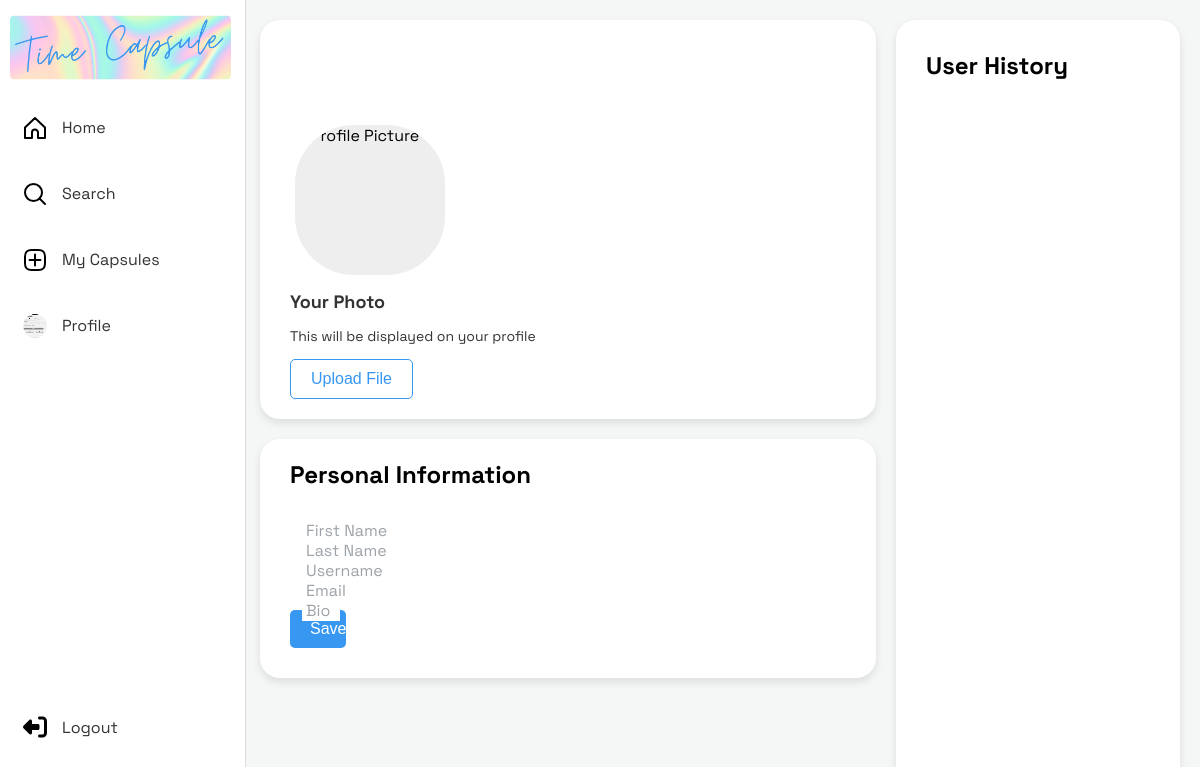
Before: /edit_profile/ (signed in) with the older database file.
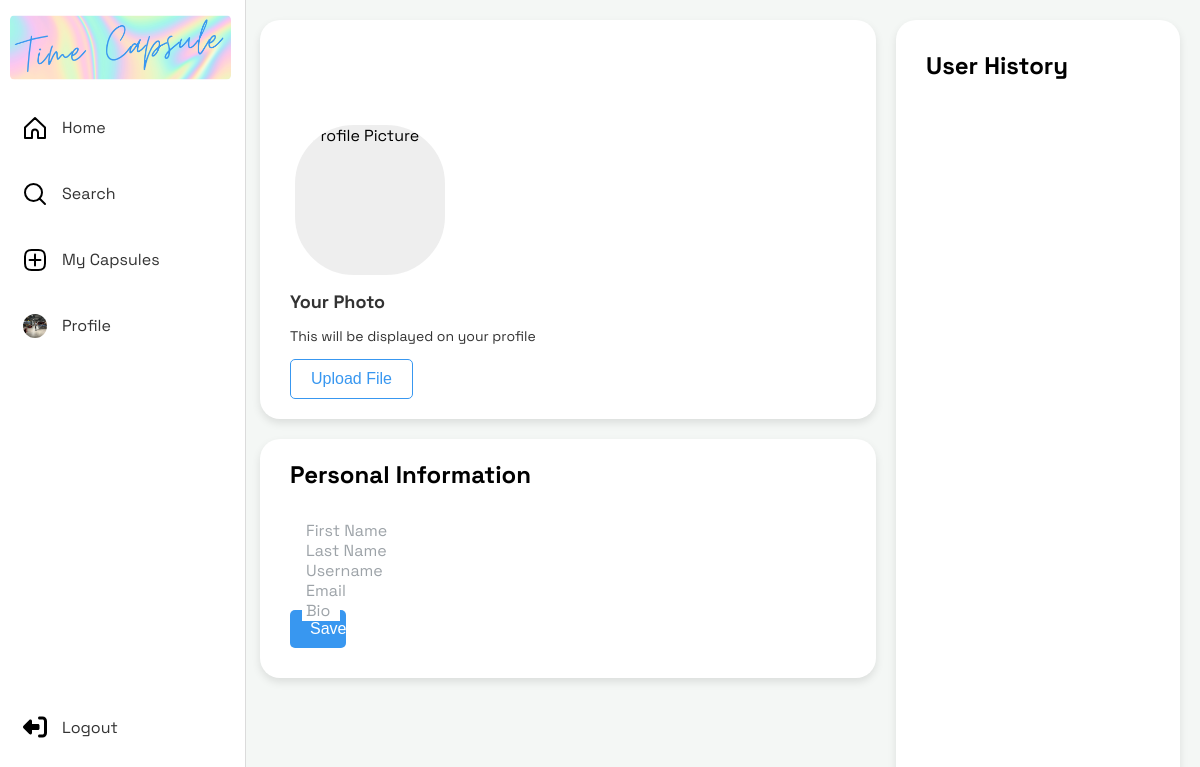
After: the same page with the newer database file.
### AuthenticationSystem/models.py (models this page shows, shortened)
class UserProfile(AbstractUser):
    bio = models.TextField(null=True, blank=True)
    profilepic = models.ImageField(upload_to=user_profile_pic_path, blank=True, null=True)

### AuthenticationSystem/views.py (the view, shortened to what this page needs)
# urls.py: path('edit_profile/', views.update_profile_picture, name='update_profile_picture'),
@login_required
def update_profile_picture(request):
    return render(request, 'profile.html')

### templates/profile.html (shortened to what this page needs)
{% extends 'components/navBar.html' %}
{% load static %}
{% block content %}
    <form method="post" enctype="multipart/form-data">
    <div class="profile-container">
        <div style="flex: 0.7;display: flex;flex-direction: column;gap: 20px">
        <div class="profile-card">
          <div class="profile-background">
          </div>
          <div class="profile-content">
            <div class="profile-picture">
              {% if cur_user.profilepic %}
                  <img src="{{ cur_user.profilepic.url }}" alt="Profile Picture">
{% else %}
   <img src="https://encrypted-tbn0.gstatic.com/images?q=tbn:ANd9GcQIhsJ2D692LXEDT04mefdqZtznqnIg31FnmX5-aETP1O-rA40rRhSYbMrmMTfTVHHwoCk&usqp=CAU" alt="Profile Picture">
{% endif %}
            </div>
            <div class="profile-info">
                <h3>Your Photo</h3>
                <p>This will be displayed on your profile</p>
            </div>
              <div class="button-container">
                <label for="fileInput" id="fileInputLabel" style="cursor: pointer;">Upload File</label>
              </div>
          </div>
        </div>
            <div class="user-info-container">
                <h2>Personal Information</h2>
                <div class="form-field-container" id="firstnameBlock">
                                <label for="id_username" class="form-label profile" id="firstLabel">First Name </label>
                </div>
                <div class="form-field-container" id="lastnameBlock">
                                <label for="id_username" class="form-label profile" id="lastnameLabel">Last Name </label>
                </div>
                <div class="form-field-container" id="usernameBlock">
                    <label for="id_username" class="form-label profile" id="usernameLabel">Username </label>
                </div>
                 <div class="form-field-container" id="emailBlock">
                    <label for="id_username" class="form-label profile" id="emailLabel">Email </label>
                </div>
                <div class="form-field-container" id="bioBlock">
                    <label for="id_username" class="form-label profile" id="bioLabel">Bio </label>
                </div>
                 <button class="primary-button" type="submit" name="profile_submit" style="width: 10%">Save</button>
            </div>
        </div>
        <div class="user-history-container">
            <h2 style="margin-left: 20px">User History</h2>
        </div>
    </div>
</form>
{% endblock %}

### templates/components/navBar.html (shortened to what this page needs)
{% load static %}
<!DOCTYPE html>
<html lang="en">
<head>
    <link rel="stylesheet" href="../../static/css/navBar/navBar.css">
    <link rel="stylesheet" href="../../static/css/button/button.css">
    <link rel="stylesheet" href="../../static/css/messages/messages.css">
    <link rel="stylesheet" href="../../static/css/base.css">
    <link rel="stylesheet" href="../../static/css/my_capsules.css">
    <link rel="stylesheet" href="../../static/css/carousel/carousel.css">
    <link rel="stylesheet" href="../../static/css/card/capsule_card.css">
    <link rel="stylesheet" href="../../static/css/home.css">
    <link rel="stylesheet" href="../../static/css/modal/modal.css">
    <link rel="stylesheet" href="../../static/css/search.css">
    <link rel="stylesheet" href="../../static/css/profile.css">
</head>
<body>
<div class="container">
   <div class="sidebar">
  <div class="logo-wrapper">
    <img src="{% static 'LOGO.png' %}">
  </div>
  <ul class="sidebar-menu">
    <li>
      <a href="{% url 'TimeCapsuleManagement:home' %}" {% if request.path == '/' %}class="nav-link active" {% else %} class="nav-link" {% endif %}>
        <span class="icon">
        </span>
        Home
      </a>
    </li>
    <li>
       <a href="{% url 'SearchCapsule:capsule_search' %}" {% if request.path == '/search/' %}class="nav-link active" {% else %} class="nav-link" {% endif %}>
        <span class="icon">
        </span>
        Search
      </a>
    </li>
    <li>
      <a href="{% url 'TimeCapsuleManagement:my_capsules' %}" {% if request.path == '/my-capsules/' %}class="nav-link active" {% else %} class="nav-link" {% endif %}>
        <span class="icon">
        </span>
        My Capsules
      </a>
    </li>
    <li>
      <a href="{% url 'AuthenticationSystem:profile' %}" {% if request.path == '/profile/' %}class="nav-link active" {% else %} class="nav-link" {% endif %}>
        {% if request.user.profilepic %}
                  <img class="icon rounded-circle" src="{{ request.user.profilepic.url }}" alt="Profile Picture">
        {% else %}
           <img class="icon rounded-circle" src="https://encrypted-tbn0.gstatic.com/images?q=tbn:ANd9GcQIhsJ2D692LXEDT04mefdqZtznqnIg31FnmX5-aETP1O-rA40rRhSYbMrmMTfTVHHwoCk&usqp=CAU" alt="Profile Picture">
        {% endif %}
        Profile
      </a>
    </li>
  </ul>
  <ul class="sidebar-menu bottom">
    <li>
        {% if user.is_authenticated %}
          <a href="{% url 'AuthenticationSystem:user_logout' %}" class="nav-link" id="logout-link">
            <span class="icon">
            </span>
            Logout
          </a>
        {% endif %}
    </li>
  </ul>
</div>
        <div class="content">
        {% block content %}
        {% endblock %}
        </div>
</div>
</body>
</html>

### static/css/navBar/navBar.css (style rules this page uses)
.container { display: flex; }
.content { width: 100%; margin-left: 240px; }
.sidebar { width: 245px; background-color: var(--text-white-color); padding-top: 15px; position: fixed; height: 100vh; top: 0; left: 0; z-index: 999; border-right: 1px solid rgb(219, 219, 219); display: flex; flex-direction: column; justify-content: center; }
.logo-wrapper { display: flex; width: 90%; margin-bottom: 20px; justify-content: center; padding-left: 10px; padding-right: 10px; }
.logo-wrapper img { width: 100%; border-radius: 5px; }
.sidebar-menu { font-size: 1rem; list-style-type: none; padding: 0 12px 20px 8px; margin: 0; display: flex; flex-direction: column; gap: 10px; flex-grow: 3; }
.sidebar-menu.bottom { flex-grow: 0; margin-bottom: 40px; }
.sidebar-menu li a.nav-link { border-radius: 10px; padding: 16px 15px; color: var(--text-black-color); text-decoration: none; display: flex; align-items: center; }
.sidebar-menu li a.nav-link .icon { margin-right: 15px; width: 24px; height: 24px; transition: all 0.2s ease-in-out; }
.rounded-circle { border-radius: 100%; }

### static/css/button/button.css (style rules this page uses)
.primary-button { background-color: var(--primary-color); color: var(--text-white-color); border: none; border-radius: 5px; padding: 10px 20px; cursor: pointer; text-align: center; text-decoration: none; font-size: 16px; transition: background-color 0.3s ease; }

### static/css/base.css (style rules this page uses)
:root { --primary-color: #3897f0; --background-color: #F4F7F5; --file-background-color: #f0f0f0; --dropzone-background-color: #cadbfb; --form-label-blue-color: #1976d2; --form-label-grey-color: #cccccc; --line-grey-color: #d1d1d1; --text-black-color: #333333; --text-white-color: #ffffff; --text-red-color: #DC143C; --text-blue-color: #2c71f0; --text-grey-color: #9da3a8; --hover-color: #f5f5f5; --error-message-background: #f44336; --success-message-background: #4caf50; }
body { font-family: "Space Grotesk", sans-serif; background-color: #F4F7F5; margin: 0; }

### static/css/my_capsules.css (style rules this page uses)
.form-field-container { position: relative; margin-bottom: 20px; }
.form-label { position: absolute; left: 12px; top: 10px; transition: all 0.3s ease; background-color: var(--text-white-color); padding: 0 50px 0 4px; color: var(--text-grey-color); }
.profile { padding: 0 10px 0 4px; }

### static/css/profile.css (style rules this page uses)
.profile-container { padding: 20px; display: flex; gap: 20px; }
.user-info-container { display: flex; flex-direction: column; border-radius: 20px; padding-left: 30px; padding-right: 30px; padding-bottom: 30px; background-color: var(--text-white-color); box-shadow: 0 4px 8px rgba(0, 0, 0, 0.1); }
.profile-card { width: 100%; background: #ffffff; border-radius: 20px; box-shadow: 0 4px 8px rgba(0, 0, 0, 0.1); padding-bottom: 20px; }
.profile-background { top: 0; left: 0; width: 100%; height: 150px; background-size: cover; background-image: url("https://img.freepik.com/free-photo/colorful-geometric-pattern-background-handmade-prints_53876-103513.jpg?t=st=1711169710~exp=1711173310~hmac=357a4543c8c3d1985596e1fd99055be31f9c186ca0dd45df93b339c7f85613b8&w=1060"); border-top-left-radius: 10px; border-top-right-radius: 10px; z-index: 0; }
.profile-content { position: relative; z-index: 1; }
.profile-picture { width: 150px; height: 150px; border-radius: 40%; overflow: hidden; margin: -50px 30px 10px; border: 5px solid #ffffff; background: #eee; }
.profile-picture img { width: 100%; height: auto; display: block; }
#fileInputLabel { display: inline-block; background-color: #007bff; font-family: sans-serif; cursor: pointer; transition: background-color 0.3s; background: var(--text-white-color); border-radius: 5px; padding: 10px 20px; font-size: 16px; color: var(--primary-color); border: 1px solid var(--primary-color); }
.button-container { padding-left: 30px; }
.profile-info { padding-left: 30px; }
.profile-info h3, p { text-align: left; }
.profile-info h3 { font-size: 18px; color: var(--text-black-color); margin: 10px 0 5px; }
.profile-info p { font-size: 14px; color: var(--text-black-color); }
.user-history-container { flex: 0.3; width: 100%; height: 100vh; padding: 10px; border-radius: 20px; background-color: var(--text-white-color); box-shadow: 0 4px 8px rgba(0, 0, 0, 0.1); }

Changed rows visible on the page:
changed UserProfile: user.profilepic: a different picture
